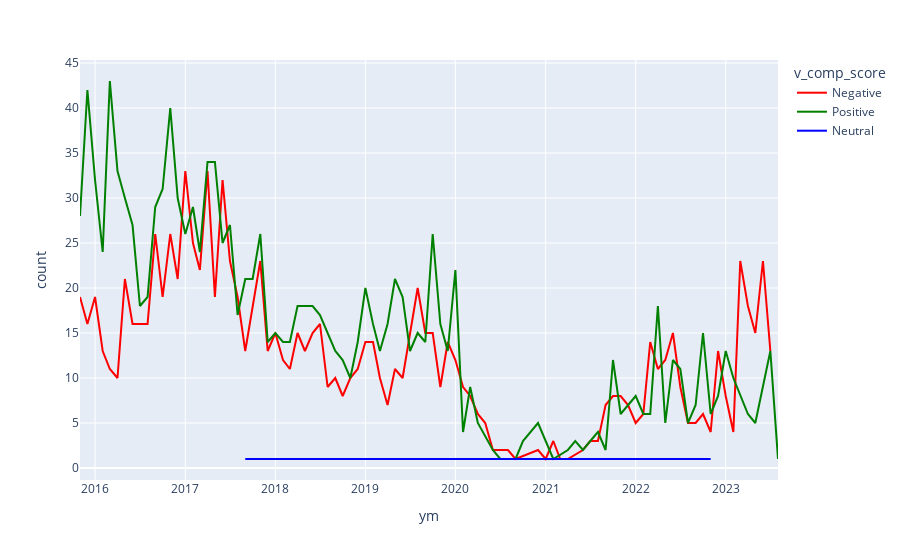

Source (notebook cell):
### Code cell
v_test = df.groupby(['ym', 'v_comp_score']).size().reset_index(name='count')

px.line(
    v_test,
    x = "ym",
    y = "count",
    color = 'v_comp_score',
    color_discrete_map = {'Negative': 'red', 'Neutral': 'blue', 'Positive': 'green'}
)

### Figure 1 — Plotly figure (JSON) as saved in the notebook; plotly's stock layout.template omitted (floating-point values rounded to 4 significant figures)
{"data": [{"hovertemplate": "v_comp_score=Negative<br>ym=%{x}<br>count=%{y}<extra></extra>", "legendgroup": "Negative", "line": {"color": "red", "dash": "solid"}, "marker": {"symbol": "circle"}, "mode": "lines", "name": "Negative", "orientation": "v", "showlegend": true, "type": "scatter", "x": ["2015-11", "2015-12", "2016-01", "2016-02", "2016-03", "2016-04", "2016-05", "2016-06", "2016-07", "2016-08", "2016-09", "2016-10", "2016-11", "2016-12", "2017-01", "2017-02", "2017-03", "2017-04", "2017-05", "2017-06", "2017-07", "2017-08", "2017-09", "2017-10", "2017-11", "2017-12", "2018-01", "2018-02", "2018-03", "2018-04", "2018-05", "2018-06", "2018-07", "2018-08", "2018-09", "2018-10", "2018-11", "2018-12", "2019-01", "2019-02", "2019-03", "2019-04", "2019-05", "2019-06", "2019-07", "2019-08", "2019-09", "2019-10", "2019-11", "2019-12", "2020-01", "2020-02", "2020-03", "2020-04", "2020-05", "2020-06", "2020-07", "2020-08", "2020-09", "2020-12", "2021-01", "2021-02", "2021-03", "2021-04", "2021-06", "2021-07", "2021-08", "2021-09", "2021-10", "2021-11", "2021-12", "2022-01", "2022-02", "2022-03", "2022-04", "2022-05", "2022-06", "2022-07", "2022-08", "2022-09", "2022-10", "2022-11", "2022-12", "2023-01", "2023-02", "2023-03", "2023-04", "2023-05", "2023-06", "2023-07"], "xaxis": "x", "y": [19, 16, 19, 13, 11, 10, 21, 16, 16, 16, 26, 19, 26, 21, 33, 25, 22, 33, 19, 32, 23, 19, 13, 18, 23, 13, 15, 12, 11, 15, 13, 15, 16, 9, 10, 8, 10, 11, 14, 14, 10, 7, 11, 10, 15, 20, 15, 15, 9, 14, 12, 9, 8, 6, 5, 2, 2, 2, 1, 2, 1, 3, 1, 1, 2, 3, 3, 7, 8, 8, 7, 5, 6, 14, 11, 12, 15, 9, 5, 5, 6, 4, 13, 8, 4, 23, 18, 15, 23, 13], "yaxis": "y"}, {"hovertemplate": "v_comp_score=Positive<br>ym=%{x}<br>count=%{y}<extra></extra>", "legendgroup": "Positive", "line": {"color": "green", "dash": "solid"}, "marker": {"symbol": "circle"}, "mode": "lines", "name": "Positive", "orientation": "v", "showlegend": true, "type": "scatter", "x": ["2015-11", "2015-12", "2016-01", "2016-02", "2016-03", "2016-04", "2016-05", "2016-06", "2016-07", "2016-08", "2016-09", "2016-10", "2016-11", "2016-12", "2017-01", "2017-02", "2017-03", "2017-04", "2017-05", "2017-06", "2017-07", "2017-08", "2017-09", "2017-10", "2017-11", "2017-12", "2018-01", "2018-02", "2018-03", "2018-04", "2018-05", "2018-06", "2018-07", "2018-08", "2018-09", "2018-10", "2018-11", "2018-12", "2019-01", "2019-02", "2019-03", "2019-04", "2019-05", "2019-06", "2019-07", "2019-08", "2019-09", "2019-10", "2019-11", "2019-12", "2020-01", "2020-02", "2020-03", "2020-04", "2020-06", "2020-07", "2020-08", "2020-09", "2020-10", "2020-12", "2021-02", "2021-04", "2021-05", "2021-06", "2021-07", "2021-08", "2021-09", "2021-10", "2021-11", "2021-12", "2022-01", "2022-02", "2022-03", "2022-04", "2022-05", "2022-06", "2022-07", "2022-08", "2022-09", "2022-10", "2022-11", "2022-12", "2023-01", "2023-02", "2023-03", "2023-04", "2023-05", "2023-06", "2023-07", "2023-08"], "xaxis": "x", "y": [28, 42, 32, 24, 43, 33, 30, 27, 18, 19, 29, 31, 40, 30, 26, 29, 24, 34, 34, 25, 27, 17, 21, 21, 26, 14, 15, 14, 14, 18, 18, 18, 17, 15, 13, 12, 10, 14, 20, 16, 13, 16, 21, 19, 13, 15, 14, 26, 16, 13, 22, 4, 9, 5, 2, 1, 1, 1, 3, 5, 1, 2, 3, 2, 3, 4, 2, 12, 6, 7, 8, 6, 6, 18, 5, 12, 11, 5, 7, 15, 6, 8, 13, 10, 8, 6, 5, 9, 13, 1], "yaxis": "y"}, {"hovertemplate": "v_comp_score=Neutral<br>ym=%{x}<br>count=%{y}<extra></extra>", "legendgroup": "Neutral", "line": {"color": "blue", "dash": "solid"}, "marker": {"symbol": "circle"}, "mode": "lines", "name": "Neutral", "orientation": "v", "showlegend": true, "type": "scatter", "x": ["2017-09", "2018-04", "2020-02", "2020-04", "2021-11", "2022-11"], "xaxis": "x", "y": [1, 1, 1, 1, 1, 1], "yaxis": "y"}], "layout": {"legend": {"title": {"text": "v_comp_score"}, "tracegroupgap": 0}, "margin": {"t": 60}, "xaxis": {"anchor": "y", "domain": [0, 1], "title": {"text": "ym"}}, "yaxis": {"anchor": "x", "domain": [0, 1], "title": {"text": "count"}}}}
